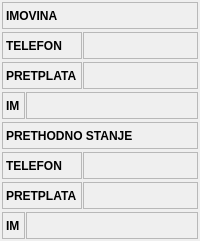
       <widget class="QFrame" name="frame_4">
        <property name="frameShape">
         <enum>QFrame::NoFrame</enum>
        </property>
        <property name="frameShadow">
         <enum>QFrame::Raised</enum>
        </property>
        <layout class="QVBoxLayout" name="verticalLayout_4">
         <property name="spacing">
          <number>1</number>
         </property>
         <property name="leftMargin">
          <number>1</number>
         </property>
         <property name="topMargin">
          <number>1</number>
         </property>
         <property name="rightMargin">
          <number>1</number>
         </property>
         <property name="bottomMargin">
          <number>1</number>
         </property>
         <item>
          <widget class="QFrame" name="frame_22">
           <property name="sizePolicy">
            <sizepolicy hsizetype="Preferred" vsizetype="Maximum">
             <horstretch>0</horstretch>
             <verstretch>0</verstretch>
            </sizepolicy>
           </property>
           <property name="frameShape">
            <enum>QFrame::NoFrame</enum>
           </property>
           <property name="frameShadow">
            <enum>QFrame::Raised</enum>
           </property>
           <layout class="QHBoxLayout" name="horizontalLayout_4">
            <property name="spacing">
             <number>1</number>
            </property>
            <property name="leftMargin">
             <number>1</number>
            </property>
            <property name="topMargin">
             <number>1</number>
            </property>
            <property name="rightMargin">
             <number>1</number>
            </property>
            <property name="bottomMargin">
             <number>1</number>
            </property>
            <item>
             <widget class="QLabel" name="lblTitle_4">
              <property name="sizePolicy">
               <sizepolicy hsizetype="Expanding" vsizetype="Preferred">
                <horstretch>0</horstretch>
                <verstretch>0</verstretch>
               </sizepolicy>
              </property>
              <property name="minimumSize">
               <size>
                <width>0</width>
                <height>27</height>
               </size>
              </property>
              <property name="font">
               <font>
                <weight>75</weight>
                <bold>true</bold>
               </font>
              </property>
              <property name="frameShape">
               <enum>QFrame::StyledPanel</enum>
              </property>
              <property name="text">
               <string>IMOVINA</string>
              </property>
             </widget>
            </item>
           </layout>
          </widget>
         </item>
         <item>
          <widget class="QFrame" name="frame_16">
           <property name="sizePolicy">
            <sizepolicy hsizetype="Preferred" vsizetype="Maximum">
             <horstretch>0</horstretch>
             <verstretch>0</verstretch>
            </sizepolicy>
           </property>
           <property name="frameShape">
            <enum>QFrame::NoFrame</enum>
           </property>
           <property name="frameShadow">
            <enum>QFrame::Raised</enum>
           </property>
           <layout class="QHBoxLayout" name="horizontalLayout_8">
            <property name="spacing">
             <number>1</number>
            </property>
            <property name="leftMargin">
             <number>1</number>
            </property>
            <property name="topMargin">
             <number>1</number>
            </property>
            <property name="rightMargin">
             <number>1</number>
            </property>
            <property name="bottomMargin">
             <number>1</number>
            </property>
            <item>
             <widget class="QLabel" name="lblGrupaImovineIdTitle">
              <property name="minimumSize">
               <size>
                <width>80</width>
                <height>27</height>
               </size>
              </property>
              <property name="font">
               <font>
                <weight>75</weight>
                <bold>true</bold>
               </font>
              </property>
              <property name="frameShape">
               <enum>QFrame::StyledPanel</enum>
              </property>
              <property name="text">
               <string>TELEFON</string>
              </property>
             </widget>
            </item>
            <item>
             <widget class="QLabel" name="lblKlasa">
              <property name="sizePolicy">
               <sizepolicy hsizetype="Expanding" vsizetype="Preferred">
                <horstretch>0</horstretch>
                <verstretch>0</verstretch>
               </sizepolicy>
              </property>
              <property name="minimumSize">
               <size>
                <width>0</width>
                <height>27</height>
               </size>
              </property>
              <property name="font">
               <font>
                <weight>75</weight>
                <bold>true</bold>
               </font>
              </property>
              <property name="frameShape">
               <enum>QFrame::StyledPanel</enum>
              </property>
              <property name="text">
               <string/>
              </property>
              <property name="textInteractionFlags">
               <set>Qt::LinksAccessibleByMouse|Qt::TextSelectableByMouse</set>
              </property>
             </widget>
            </item>
           </layout>
          </widget>
         </item>
         <item>
          <widget class="QFrame" name="frame_21">
           <property name="sizePolicy">
            <sizepolicy hsizetype="Preferred" vsizetype="Maximum">
             <horstretch>0</horstretch>
             <verstretch>0</verstretch>
            </sizepolicy>
           </property>
           <property name="frameShape">
            <enum>QFrame::NoFrame</enum>
           </property>
           <property name="frameShadow">
            <enum>QFrame::Raised</enum>
           </property>
           <layout class="QHBoxLayout" name="horizontalLayout_9">
            <property name="spacing">
             <number>1</number>
            </property>
            <property name="leftMargin">
             <number>1</number>
            </property>
            <property name="topMargin">
             <number>1</number>
            </property>
            <property name="rightMargin">
             <number>1</number>
            </property>
            <property name="bottomMargin">
             <number>1</number>
            </property>
            <item>
             <widget class="QLabel" name="lblGrupaImovineIdTitle_2">
              <property name="minimumSize">
               <size>
                <width>80</width>
                <height>27</height>
               </size>
              </property>
              <property name="font">
               <font>
                <weight>75</weight>
                <bold>true</bold>
               </font>
              </property>
              <property name="frameShape">
               <enum>QFrame::StyledPanel</enum>
              </property>
              <property name="text">
               <string>PRETPLATA</string>
              </property>
             </widget>
            </item>
            <item>
             <widget class="QLabel" name="lblPretplata">
              <property name="sizePolicy">
               <sizepolicy hsizetype="Expanding" vsizetype="Preferred">
                <horstretch>0</horstretch>
                <verstretch>0</verstretch>
               </sizepolicy>
              </property>
              <property name="minimumSize">
               <size>
                <width>0</width>
                <height>27</height>
               </size>
              </property>
              <property name="font">
               <font>
                <weight>75</weight>
                <bold>true</bold>
               </font>
              </property>
              <property name="frameShape">
               <enum>QFrame::StyledPanel</enum>
              </property>
              <property name="text">
               <string/>
              </property>
              <property name="textInteractionFlags">
               <set>Qt::LinksAccessibleByMouse|Qt::TextSelectableByMouse</set>
              </property>
             </widget>
            </item>
           </layout>
          </widget>
         </item>
         <item>
          <widget class="QFrame" name="frame_18">
           <property name="frameShape">
            <enum>QFrame::NoFrame</enum>
           </property>
           <property name="frameShadow">
            <enum>QFrame::Raised</enum>
           </property>
           <layout class="QHBoxLayout" name="horizontalLayout_14">
            <property name="spacing">
             <number>1</number>
            </property>
            <property name="leftMargin">
             <number>1</number>
            </property>
            <property name="topMargin">
             <number>1</number>
            </property>
            <property name="rightMargin">
             <number>1</number>
            </property>
            <property name="bottomMargin">
             <number>1</number>
            </property>
            <item>
             <widget class="QLabel" name="lblGrupaImovineIdTitle_6">
              <property name="sizePolicy">
               <sizepolicy hsizetype="Preferred" vsizetype="Preferred">
                <horstretch>0</horstretch>
                <verstretch>0</verstretch>
               </sizepolicy>
              </property>
              <property name="minimumSize">
               <size>
                <width>20</width>
                <height>27</height>
               </size>
              </property>
              <property name="font">
               <font>
                <weight>75</weight>
                <bold>true</bold>
               </font>
              </property>
              <property name="frameShape">
               <enum>QFrame::StyledPanel</enum>
              </property>
              <property name="text">
               <string>IM</string>
              </property>
             </widget>
            </item>
            <item>
             <widget class="QLabel" name="lblImovina1">
              <property name="sizePolicy">
               <sizepolicy hsizetype="Expanding" vsizetype="Preferred">
                <horstretch>0</horstretch>
                <verstretch>0</verstretch>
               </sizepolicy>
              </property>
              <property name="minimumSize">
               <size>
                <width>0</width>
                <height>27</height>
               </size>
              </property>
              <property name="font">
               <font>
                <weight>75</weight>
                <bold>true</bold>
               </font>
              </property>
              <property name="frameShape">
               <enum>QFrame::StyledPanel</enum>
              </property>
              <property name="text">
               <string/>
              </property>
              <property name="wordWrap">
               <bool>true</bool>
              </property>
              <property name="textInteractionFlags">
               <set>Qt::LinksAccessibleByMouse|Qt::TextSelectableByMouse</set>
              </property>
             </widget>
            </item>
           </layout>
          </widget>
         </item>
         <item>
          <widget class="QFrame" name="frame_23">
           <property name="sizePolicy">
            <sizepolicy hsizetype="Preferred" vsizetype="Maximum">
             <horstretch>0</horstretch>
             <verstretch>0</verstretch>
            </sizepolicy>
           </property>
           <property name="frameShape">
            <enum>QFrame::NoFrame</enum>
           </property>
           <property name="frameShadow">
            <enum>QFrame::Raised</enum>
           </property>
           <layout class="QHBoxLayout" name="horizontalLayout_3">
            <property name="spacing">
             <number>1</number>
            </property>
            <property name="leftMargin">
             <number>1</number>
            </property>
            <property name="topMargin">
             <number>1</number>
            </property>
            <property name="rightMargin">
             <number>1</number>
            </property>
            <property name="bottomMargin">
             <number>1</number>
            </property>
            <item>
             <widget class="QLabel" name="lblTitle_5">
              <property name="sizePolicy">
               <sizepolicy hsizetype="Expanding" vsizetype="Preferred">
                <horstretch>0</horstretch>
                <verstretch>0</verstretch>
               </sizepolicy>
              </property>
              <property name="minimumSize">
               <size>
                <width>0</width>
                <height>27</height>
               </size>
              </property>
              <property name="font">
               <font>
                <weight>75</weight>
                <bold>true</bold>
               </font>
              </property>
              <property name="frameShape">
               <enum>QFrame::StyledPanel</enum>
              </property>
              <property name="text">
               <string>PRETHODNO STANJE</string>
              </property>
             </widget>
            </item>
           </layout>
          </widget>
         </item>
         <item>
          <widget class="QFrame" name="frame_17">
           <property name="sizePolicy">
            <sizepolicy hsizetype="Preferred" vsizetype="Maximum">
             <horstretch>0</horstretch>
             <verstretch>0</verstretch>
            </sizepolicy>
           </property>
           <property name="frameShape">
            <enum>QFrame::NoFrame</enum>
           </property>
           <property name="frameShadow">
            <enum>QFrame::Raised</enum>
           </property>
           <layout class="QHBoxLayout" name="horizontalLayout_10">
            <property name="spacing">
             <number>1</number>
            </property>
            <property name="leftMargin">
             <number>1</number>
            </property>
            <property name="topMargin">
             <number>1</number>
            </property>
            <property name="rightMargin">
             <number>1</number>
            </property>
            <property name="bottomMargin">
             <number>1</number>
            </property>
            <item>
             <widget class="QLabel" name="lblGrupaImovineIdTitle_4">
              <property name="minimumSize">
               <size>
                <width>80</width>
                <height>27</height>
               </size>
              </property>
              <property name="font">
               <font>
                <weight>75</weight>
                <bold>true</bold>
               </font>
              </property>
              <property name="frameShape">
               <enum>QFrame::StyledPanel</enum>
              </property>
              <property name="text">
               <string>TELEFON</string>
              </property>
             </widget>
            </item>
            <item>
             <widget class="QLabel" name="lblKlasa2">
              <property name="sizePolicy">
               <sizepolicy hsizetype="Expanding" vsizetype="Preferred">
                <horstretch>0</horstretch>
                <verstretch>0</verstretch>
               </sizepolicy>
              </property>
              <property name="minimumSize">
               <size>
                <width>0</width>
                <height>27</height>
               </size>
              </property>
              <property name="font">
               <font>
                <weight>75</weight>
                <bold>true</bold>
               </font>
              </property>
              <property name="frameShape">
               <enum>QFrame::StyledPanel</enum>
              </property>
              <property name="text">
               <string/>
              </property>
              <property name="textInteractionFlags">
               <set>Qt::LinksAccessibleByMouse|Qt::TextSelectableByMouse</set>
              </property>
             </widget>
            </item>
           </layout>
          </widget>
         </item>
         <item>
          <widget class="QFrame" name="frame_20">
           <property name="sizePolicy">
            <sizepolicy hsizetype="Preferred" vsizetype="Maximum">
             <horstretch>0</horstretch>
             <verstretch>0</verstretch>
            </sizepolicy>
           </property>
           <property name="frameShape">
            <enum>QFrame::NoFrame</enum>
           </property>
           <property name="frameShadow">
            <enum>QFrame::Raised</enum>
           </property>
           <layout class="QHBoxLayout" name="horizontalLayout_11">
            <property name="spacing">
             <number>1</number>
            </property>
            <property name="leftMargin">
             <number>1</number>
            </property>
            <property name="topMargin">
             <number>1</number>
            </property>
            <property name="rightMargin">
             <number>1</number>
            </property>
            <property name="bottomMargin">
             <number>1</number>
            </property>
            <item>
             <widget class="QLabel" name="lblGrupaImovineIdTitle_3">
              <property name="minimumSize">
               <size>
                <width>80</width>
                <height>27</height>
               </size>
              </property>
              <property name="font">
               <font>
                <weight>75</weight>
                <bold>true</bold>
               </font>
              </property>
              <property name="frameShape">
               <enum>QFrame::StyledPanel</enum>
              </property>
              <property name="text">
               <string>PRETPLATA</string>
              </property>
             </widget>
            </item>
            <item>
             <widget class="QLabel" name="lblPretplata2">
              <property name="sizePolicy">
               <sizepolicy hsizetype="Expanding" vsizetype="Preferred">
                <horstretch>0</horstretch>
                <verstretch>0</verstretch>
               </sizepolicy>
              </property>
              <property name="minimumSize">
               <size>
                <width>0</width>
                <height>27</height>
               </size>
              </property>
              <property name="font">
               <font>
                <weight>75</weight>
                <bold>true</bold>
               </font>
              </property>
              <property name="frameShape">
               <enum>QFrame::StyledPanel</enum>
              </property>
              <property name="text">
               <string/>
              </property>
              <property name="textInteractionFlags">
               <set>Qt::LinksAccessibleByMouse|Qt::TextSelectableByMouse</set>
              </property>
             </widget>
            </item>
           </layout>
          </widget>
         </item>
         <item>
          <widget class="QFrame" name="frame_19">
           <property name="frameShape">
            <enum>QFrame::NoFrame</enum>
           </property>
           <property name="frameShadow">
            <enum>QFrame::Raised</enum>
           </property>
           <layout class="QHBoxLayout" name="horizontalLayout_15">
            <property name="spacing">
             <number>1</number>
            </property>
            <property name="leftMargin">
             <number>1</number>
            </property>
            <property name="topMargin">
             <number>1</number>
            </property>
            <property name="rightMargin">
             <number>1</number>
            </property>
            <property name="bottomMargin">
             <number>1</number>
            </property>
            <item>
             <widget class="QLabel" name="lblGrupaImovineIdTitle_7">
              <property name="minimumSize">
               <size>
                <width>20</width>
                <height>27</height>
               </size>
              </property>
              <property name="font">
               <font>
                <weight>75</weight>
                <bold>true</bold>
               </font>
              </property>
              <property name="frameShape">
               <enum>QFrame::StyledPanel</enum>
              </property>
              <property name="text">
               <string>IM</string>
              </property>
             </widget>
            </item>
            <item>
             <widget class="QLabel" name="lblImovina2">
              <property name="sizePolicy">
               <sizepolicy hsizetype="Expanding" vsizetype="Preferred">
                <horstretch>0</horstretch>
                <verstretch>0</verstretch>
               </sizepolicy>
              </property>
              <property name="minimumSize">
               <size>
                <width>0</width>
                <height>27</height>
               </size>
              </property>
              <property name="font">
               <font>
                <weight>75</weight>
                <bold>true</bold>
               </font>
              </property>
              <property name="frameShape">
               <enum>QFrame::StyledPanel</enum>
              </property>
              <property name="text">
               <string/>
              </property>
              <property name="wordWrap">
               <bool>true</bool>
              </property>
              <property name="textInteractionFlags">
               <set>Qt::LinksAccessibleByMouse|Qt::TextSelectableByMouse</set>
              </property>
             </widget>
            </item>
           </layout>
          </widget>
         </item>
        </layout>
       </widget>
